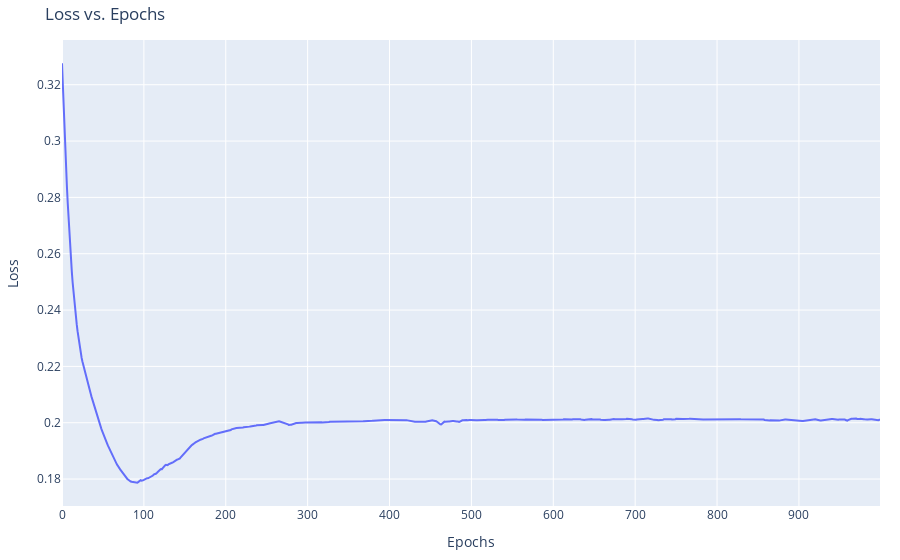

Notebook cell for this chart:
### Code cell
import plotly.graph_objects as go

epochs = list(range(len(pinn)))
fig = go.Figure()
fig.add_trace(go.Scatter(x=epochs, y=pinn, mode='lines', name='Physics Informed Neural Network'))
fig.update_layout(
    title='Loss vs. Epochs',
    xaxis=dict(title='Epochs'),
    yaxis=dict(title='Loss'),
    legend=dict(x=0.7, y=1.0),
    margin=dict(l=20, r=20, t=40, b=20),
    hovermode='x unified' 
)
fig.show()

### Figure 1 — Plotly figure (JSON) as saved in the notebook; plotly's stock layout.template omitted (floating-point values rounded to 4 significant figures; data arrays with more than 128 entries replaced by an {"elided": "..."} marker saying what was removed)
{"data": [{"mode": "lines", "name": "Physics Informed Neural Network", "type": "scatter", "x": {"elided": "1000 int values"}, "y": {"elided": "1000 float values"}}], "layout": {"hovermode": "x unified", "legend": {"x": 0.7, "y": 1}, "margin": {"b": 20, "l": 20, "r": 20, "t": 40}, "title": {"text": "Loss vs. Epochs"}, "xaxis": {"title": {"text": "Epochs"}}, "yaxis": {"title": {"text": "Loss"}}}}
